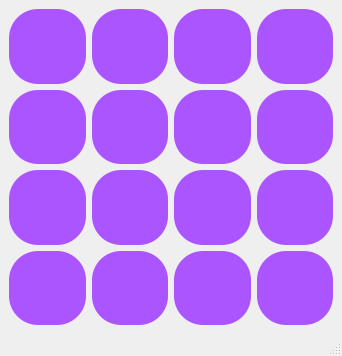
<?xml version="1.0" encoding="UTF-8"?>
<ui version="4.0">
 <class>MainWindow</class>
 <widget class="QMainWindow" name="MainWindow">
  <property name="geometry">
   <rect>
    <x>0</x>
    <y>0</y>
    <width>342</width>
    <height>356</height>
   </rect>
  </property>
  <property name="windowTitle">
   <string>puzzle15</string>
  </property>
  <widget class="QWidget" name="centralwidget">
   <layout class="QGridLayout" name="gridLayout">
    <item row="0" column="0">
     <widget class="QPushButton" name="btm1">
      <property name="sizePolicy">
       <sizepolicy hsizetype="Minimum" vsizetype="Expanding">
        <horstretch>0</horstretch>
        <verstretch>0</verstretch>
       </sizepolicy>
      </property>
      <property name="font">
       <font>
        <pointsize>16</pointsize>
       </font>
      </property>
      <property name="styleSheet">
       <string notr="true">border-radius:29px;
background-color: rgb(170, 85, 255);</string>
      </property>
      <property name="text">
       <string/>
      </property>
     </widget>
    </item>
    <item row="0" column="1">
     <widget class="QPushButton" name="btm2">
      <property name="sizePolicy">
       <sizepolicy hsizetype="Minimum" vsizetype="Expanding">
        <horstretch>0</horstretch>
        <verstretch>0</verstretch>
       </sizepolicy>
      </property>
      <property name="font">
       <font>
        <pointsize>16</pointsize>
       </font>
      </property>
      <property name="styleSheet">
       <string notr="true">border-radius:29px;
background-color: rgb(170, 85, 255);</string>
      </property>
      <property name="text">
       <string/>
      </property>
     </widget>
    </item>
    <item row="1" column="0">
     <widget class="QPushButton" name="btm5">
      <property name="sizePolicy">
       <sizepolicy hsizetype="Minimum" vsizetype="Expanding">
        <horstretch>0</horstretch>
        <verstretch>0</verstretch>
       </sizepolicy>
      </property>
      <property name="font">
       <font>
        <pointsize>16</pointsize>
       </font>
      </property>
      <property name="styleSheet">
       <string notr="true">border-radius:29px;
background-color: rgb(170, 85, 255);</string>
      </property>
      <property name="text">
       <string/>
      </property>
     </widget>
    </item>
    <item row="1" column="1">
     <widget class="QPushButton" name="btm6">
      <property name="sizePolicy">
       <sizepolicy hsizetype="Minimum" vsizetype="Expanding">
        <horstretch>0</horstretch>
        <verstretch>0</verstretch>
       </sizepolicy>
      </property>
      <property name="font">
       <font>
        <pointsize>16</pointsize>
       </font>
      </property>
      <property name="styleSheet">
       <string notr="true">border-radius:29px;
background-color: rgb(170, 85, 255);</string>
      </property>
      <property name="text">
       <string/>
      </property>
     </widget>
    </item>
    <item row="2" column="0">
     <widget class="QPushButton" name="btm9">
      <property name="sizePolicy">
       <sizepolicy hsizetype="Minimum" vsizetype="Expanding">
        <horstretch>0</horstretch>
        <verstretch>0</verstretch>
       </sizepolicy>
      </property>
      <property name="font">
       <font>
        <pointsize>16</pointsize>
       </font>
      </property>
      <property name="styleSheet">
       <string notr="true">border-radius:29px;
background-color: rgb(170, 85, 255);</string>
      </property>
      <property name="text">
       <string/>
      </property>
     </widget>
    </item>
    <item row="3" column="0">
     <widget class="QPushButton" name="btm13">
      <property name="sizePolicy">
       <sizepolicy hsizetype="Minimum" vsizetype="Expanding">
        <horstretch>0</horstretch>
        <verstretch>0</verstretch>
       </sizepolicy>
      </property>
      <property name="font">
       <font>
        <pointsize>16</pointsize>
       </font>
      </property>
      <property name="styleSheet">
       <string notr="true">border-radius:29px;
background-color: rgb(170, 85, 255);</string>
      </property>
      <property name="text">
       <string/>
      </property>
     </widget>
    </item>
    <item row="1" column="2">
     <widget class="QPushButton" name="btm7">
      <property name="sizePolicy">
       <sizepolicy hsizetype="Minimum" vsizetype="Expanding">
        <horstretch>0</horstretch>
        <verstretch>0</verstretch>
       </sizepolicy>
      </property>
      <property name="font">
       <font>
        <pointsize>16</pointsize>
       </font>
      </property>
      <property name="styleSheet">
       <string notr="true">border-radius:29px;
background-color: rgb(170, 85, 255);</string>
      </property>
      <property name="text">
       <string/>
      </property>
     </widget>
    </item>
    <item row="0" column="2">
     <widget class="QPushButton" name="btm3">
      <property name="sizePolicy">
       <sizepolicy hsizetype="Minimum" vsizetype="Expanding">
        <horstretch>0</horstretch>
        <verstretch>0</verstretch>
       </sizepolicy>
      </property>
      <property name="font">
       <font>
        <pointsize>16</pointsize>
       </font>
      </property>
      <property name="styleSheet">
       <string notr="true">border-radius:29px;
background-color: rgb(170, 85, 255);</string>
      </property>
      <property name="text">
       <string/>
      </property>
     </widget>
    </item>
    <item row="0" column="3">
     <widget class="QPushButton" name="btm4">
      <property name="sizePolicy">
       <sizepolicy hsizetype="Minimum" vsizetype="Expanding">
        <horstretch>0</horstretch>
        <verstretch>0</verstretch>
       </sizepolicy>
      </property>
      <property name="font">
       <font>
        <pointsize>16</pointsize>
       </font>
      </property>
      <property name="styleSheet">
       <string notr="true">border-radius:29px;
background-color: rgb(170, 85, 255);</string>
      </property>
      <property name="text">
       <string/>
      </property>
     </widget>
    </item>
    <item row="1" column="3">
     <widget class="QPushButton" name="btm8">
      <property name="sizePolicy">
       <sizepolicy hsizetype="Minimum" vsizetype="Expanding">
        <horstretch>0</horstretch>
        <verstretch>0</verstretch>
       </sizepolicy>
      </property>
      <property name="font">
       <font>
        <pointsize>16</pointsize>
       </font>
      </property>
      <property name="styleSheet">
       <string notr="true">border-radius:29px;
background-color: rgb(170, 85, 255);</string>
      </property>
      <property name="text">
       <string/>
      </property>
     </widget>
    </item>
    <item row="2" column="1">
     <widget class="QPushButton" name="btm10">
      <property name="sizePolicy">
       <sizepolicy hsizetype="Minimum" vsizetype="Expanding">
        <horstretch>0</horstretch>
        <verstretch>0</verstretch>
       </sizepolicy>
      </property>
      <property name="font">
       <font>
        <pointsize>16</pointsize>
       </font>
      </property>
      <property name="styleSheet">
       <string notr="true">border-radius:29px;
background-color: rgb(170, 85, 255);</string>
      </property>
      <property name="text">
       <string/>
      </property>
     </widget>
    </item>
    <item row="2" column="2">
     <widget class="QPushButton" name="btm11">
      <property name="sizePolicy">
       <sizepolicy hsizetype="Minimum" vsizetype="Expanding">
        <horstretch>0</horstretch>
        <verstretch>0</verstretch>
       </sizepolicy>
      </property>
      <property name="font">
       <font>
        <pointsize>16</pointsize>
       </font>
      </property>
      <property name="styleSheet">
       <string notr="true">border-radius:29px;
background-color: rgb(170, 85, 255);</string>
      </property>
      <property name="text">
       <string/>
      </property>
     </widget>
    </item>
    <item row="2" column="3">
     <widget class="QPushButton" name="btm12">
      <property name="sizePolicy">
       <sizepolicy hsizetype="Minimum" vsizetype="Expanding">
        <horstretch>0</horstretch>
        <verstretch>0</verstretch>
       </sizepolicy>
      </property>
      <property name="font">
       <font>
        <pointsize>16</pointsize>
       </font>
      </property>
      <property name="styleSheet">
       <string notr="true">border-radius:29px;
background-color: rgb(170, 85, 255);</string>
      </property>
      <property name="text">
       <string/>
      </property>
     </widget>
    </item>
    <item row="3" column="1">
     <widget class="QPushButton" name="btm14">
      <property name="sizePolicy">
       <sizepolicy hsizetype="Minimum" vsizetype="Expanding">
        <horstretch>0</horstretch>
        <verstretch>0</verstretch>
       </sizepolicy>
      </property>
      <property name="font">
       <font>
        <pointsize>16</pointsize>
       </font>
      </property>
      <property name="styleSheet">
       <string notr="true">border-radius:29px;
background-color: rgb(170, 85, 255);</string>
      </property>
      <property name="text">
       <string/>
      </property>
     </widget>
    </item>
    <item row="3" column="2">
     <widget class="QPushButton" name="btm15">
      <property name="sizePolicy">
       <sizepolicy hsizetype="Minimum" vsizetype="Expanding">
        <horstretch>0</horstretch>
        <verstretch>0</verstretch>
       </sizepolicy>
      </property>
      <property name="font">
       <font>
        <pointsize>16</pointsize>
       </font>
      </property>
      <property name="styleSheet">
       <string notr="true">border-radius:29px;
background-color: rgb(170, 85, 255);</string>
      </property>
      <property name="text">
       <string/>
      </property>
     </widget>
    </item>
    <item row="3" column="3">
     <widget class="QPushButton" name="btm16">
      <property name="sizePolicy">
       <sizepolicy hsizetype="Minimum" vsizetype="Expanding">
        <horstretch>0</horstretch>
        <verstretch>0</verstretch>
       </sizepolicy>
      </property>
      <property name="font">
       <font>
        <pointsize>16</pointsize>
       </font>
      </property>
      <property name="styleSheet">
       <string notr="true">border-radius:29px;
background-color: rgb(170, 85, 255);</string>
      </property>
      <property name="text">
       <string/>
      </property>
     </widget>
    </item>
   </layout>
  </widget>
  <widget class="QMenuBar" name="menubar">
   <property name="geometry">
    <rect>
     <x>0</x>
     <y>0</y>
     <width>342</width>
     <height>22</height>
    </rect>
   </property>
  </widget>
  <widget class="QStatusBar" name="statusbar"/>
 </widget>
 <resources/>
 <connections/>
</ui>
